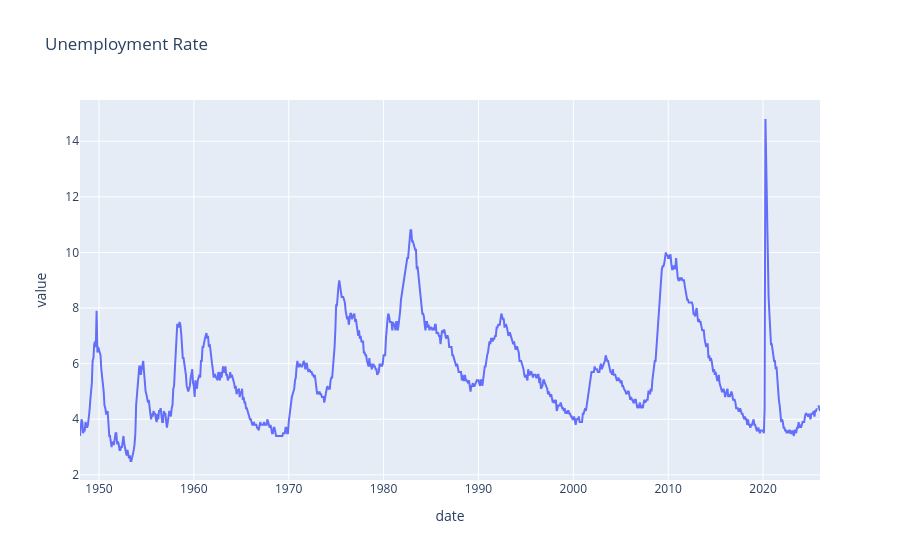

Here is the notebook cell this chart was saved with:
### Code cell
fig = px.line(
    unrate,
    x = "date",
    y = "value",
    title = "Unemployment Rate"
)
fig.show()

### Figure 1 — Plotly figure (JSON) as saved in the notebook; plotly's stock layout.template omitted (floating-point values rounded to 4 significant figures; data arrays with more than 128 entries replaced by an {"elided": "..."} marker saying what was removed)
{"data": [{"hovertemplate": "date=%{x}<br>value=%{y}<extra></extra>", "legendgroup": "", "line": {"color": "#636efa", "dash": "solid"}, "marker": {"symbol": "circle"}, "mode": "lines", "name": "", "orientation": "v", "showlegend": false, "type": "scatter", "x": {"elided": "937 str values"}, "xaxis": "x", "y": {"elided": "937 float values"}, "yaxis": "y"}], "layout": {"legend": {"tracegroupgap": 0}, "title": {"text": "Unemployment Rate"}, "xaxis": {"anchor": "y", "domain": [0, 1], "title": {"text": "date"}}, "yaxis": {"anchor": "x", "domain": [0, 1], "title": {"text": "value"}}}}
